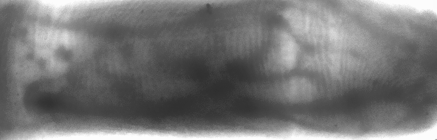
%> input picture matlab tests/dehazed_4.png, 437 x 140 px
$ octave recognize.m   (GNU Octave 9; MATLAB toolbox functions it lacks are replaced by stand-ins)
%> lines starting %> are read from the running program, lines starting %| are printed output that depends on the picture; in (x1, y1, x2, y2) boxes, pixels count from 0 and x2, y2 are one past the last pixel; in counts of white or black regions, pixels touching at a corner belong together; the program's own positions count from 1
### matlab tests/miura_usage.m
% Howto use the miura_* scripts.

function [img, overlay_max_curvature, overlay_repeated_line] = miura_usage(img, iterations, r, W)
%> called with img = 'dehazed_4.png', iterations = 3000, r = 1, W = 21

img = im2double(imread(img)); % Read the image
%> img: size 140x437 double; min 0.18, max 1, mean 0.463
%img = imresize(img,0.25);               % Downscale image

% Get the valid region, this is a binary mask which indicates the region of
% the finger. For quick testing it is possible to use something like:
% fvr = ones(size(img));
% The lee_region() function can be found here:
% http://www.mathworks.com/matlabcentral/fileexchange/35752-finger-region-localisation
%fvr = lee_region(img,4,40);    % Get finger region
fvr = ones(size(img));

%% Extract veins using maximum curvature method
sigma = 3; % Parameter
v_max_curvature = miura_max_curvature(img,fvr,sigma);

% Binarise the vein image
md = median(v_max_curvature(v_max_curvature>0));
v_max_curvature_bin = v_max_curvature > md;

%% Extract veins using repeated line tracking method
max_iterations = iterations; % Parameters
v_repeated_line = miura_repeated_line_tracking(img,fvr,max_iterations,r,W);

% Binarise the vein image
md = median(v_repeated_line(v_repeated_line>0));
v_repeated_line_bin = v_repeated_line > md;

%% Match
cw = 80; ch=30;
% Note that the match score is between 0 and 0.5
score = miura_match(double(v_repeated_line_bin), double(v_max_curvature_bin), cw, ch);
fprintf('Match score: %6.4f %%\n', score);

%% Visualise
% Overlay the extracted veins on the original image
overlay_max_curvature = zeros([size(img) 3]);
overlay_max_curvature(:,:,1) = img;
overlay_max_curvature(:,:,2) = img + 0.4*v_max_curvature_bin;
overlay_max_curvature(:,:,3) = img;

% Overlay the extracted veins on the original image
overlay_repeated_line = zeros([size(img) 3]);
overlay_repeated_line(:,:,1) = img;
overlay_repeated_line(:,:,2) = img + 0.4*v_repeated_line_bin;
overlay_repeated_line(:,:,3) = img;

% [19 lines of commented-out code are left out]

end

### matlab tests/miura_max_curvature.m
function veins = miura_max_curvature(img, fvr, sigma)
%> called with sigma = 3
% Maximum curvature method

% Parameters:
%  img    - Input vascular image
%  fvr    - Finger vein region
%  sigma  - Sigma used for determining derivatives

% Returns:
%  veins - Vein image

% Reference:
% Extraction of finger-vein patterns using maximum curvature points in
%   image profiles
% N. Miura, A. Nagasaka, and T. Miyatake
% IAPR conference on machine vision applications 9 (2005), pp. 347--350

% Author:  Bram Ton <b.t.ton@alumnus.utwente.nl>
% Date:    20th December 2011
% License: Simplified BSD License

% Changelog:
% 2012/01/10 - Speed enhancement by rewriting diag() functions
%              with linear indices.

% Construct filter kernels
winsize = ceil(4*sigma);
[X,Y] = meshgrid(-winsize:winsize, -winsize:winsize);

h = (1/(2*pi*sigma^2)).*exp(-(X.^2 + Y.^2)/(2*sigma^2));
hx = (-X/(sigma^2)).*h;
hxx = ((X.^2 - sigma^2)/(sigma^4)).*h;
hy = hx';
hyy = hxx';
hxy = ((X.*Y)/(sigma^4)).*h;

% Do the actual filtering
fx  = imfilter(img, hx,  'replicate', 'conv');
fxx = imfilter(img, hxx, 'replicate', 'conv');
fy  = imfilter(img, hy,  'replicate', 'conv');
fyy = imfilter(img, hyy, 'replicate', 'conv');
fxy = imfilter(img, hxy, 'replicate', 'conv');
f1  = 0.5*sqrt(2)*(fx + fy); % \
f2  = 0.5*sqrt(2)*(fx - fy); % /
f11 = 0.5*fxx + fxy + 0.5*fyy; % \\
f22 = 0.5*fxx - fxy + 0.5*fyy; % //
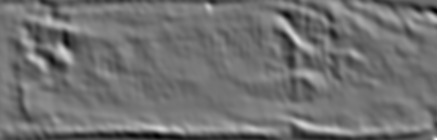
%> f22: size 140x437 double; min -0.00598, max 0.00754, mean 4.33e-05; drawn with min black and max white

[img_h, img_w] = size(img); % Image height and width
%> img_h = 140; img_w = 437

%% Calculate curvatures
k = zeros(img_h, img_w, 4);
k(:,:,1) = (fxx./((1 + fx.^2).^(3/2))).*fvr; % hor
k(:,:,2) = (fyy./((1 + fy.^2).^(3/2))).*fvr; % ver
k(:,:,3) = (f11./((1 + f1.^2).^(3/2))).*fvr; % \
k(:,:,4) = (f22./((1 + f2.^2).^(3/2))).*fvr; % /
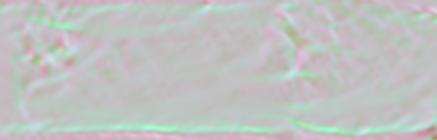
%> k: size 140x437x4 double; mean R, G, B, A -2.61e-05, 0.00011, 4.04e-05, 4.33e-05; transparent parts drawn white

%% Scores
%V = zeros(img_h, img_w, 4);
Vt = zeros(img_h, img_w, 4);
Wr = 0;

% Horizontal direction
bla = k(:,:,1) > 0;
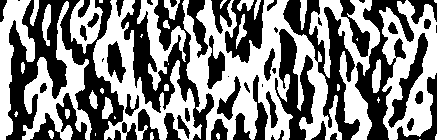
%> bla: size 140x437 logical; 51.4% white; 57 black regions (10 under 20 px), largest, box (x1, y1, x2, y2) and area: (6, 0, 124, 140) 6723, (121, 0, 214, 140) 4112, (283, 0, 360, 140) 3074
for y=1:img_h
    for x=1:img_w
        if(bla(y,x))
            Wr = Wr + 1;
        end

        if ( Wr > 0 && (x == img_w || ~bla(y,x)) )
            if (x == img_w)
                % Reached edge of image
                pos_end = x;
            else
                pos_end = x - 1;
            end

            pos_start = pos_end - Wr + 1; % Start pos of concave
            [~, I] = max(k(y, pos_start:pos_end,1));
            pos_max = pos_start + I - 1;
            Scr = k(y,pos_max,1)*Wr;
            %V(y,pos_max,1) = V(y,pos_max,1) + Scr;
            Vt(y,pos_max) = Vt(y,pos_max) + Scr;
            Wr = 0;
        end
    end
end
%> after the loop, I = 2; Scr = 0.00568; Wr = 0; pos_end = 437; pos_max = 437; pos_start = 436

% Vertical direction
bla = k(:,:,2) > 0;
%> bla: size 140x437 logical; 56.2% white; 26 black regions (5 under 20 px), largest, box (x1, y1, x2, y2) and area: (0, 5, 437, 102) 15855, (0, 123, 437, 140) 3252, (0, 0, 264, 9) 1172
for x=1:img_w
    for y=1:img_h
        if(bla(y,x))
            Wr = Wr + 1;
        end

        if ( Wr > 0 && (y == img_h || ~bla(y,x)) )
            if (x == img_h)
                % Reached edge of image
                pos_end = y;
            else
                pos_end = y - 1;
            end

            pos_start = pos_end - Wr + 1; % Start pos of concave
            [~, I] = max(k(pos_start:pos_end,x,2));
            pos_max = pos_start + I - 1;
            Scr = k(pos_max,x,2)*Wr;
            %V(pos_max,x,2) = V(pos_max,x,2) + Scr;
            Vt(pos_max,x) = Vt(pos_max,x) + Scr;
            Wr = 0;
        end
    end
end
%> Vt: size 140x437x4 double; mean R, G, B, A 0.00196, 0, 0, 0
%> after the loop, I = 1; Scr = -0.00143; pos_end = 139; pos_max = 139; pos_start = 139

% Direction: \
bla = k(:,:,3) > 0;
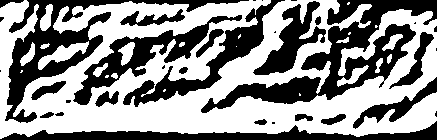
%> bla: size 140x437 logical; 56% white; 33 black regions (13 under 20 px), largest, box (x1, y1, x2, y2) and area: (201, 0, 437, 113) 7143, (5, 0, 249, 123) 5139, (0, 121, 437, 140) 3222
for start=1:(img_w+img_h-1)
    % Initial values
    if (start <= img_w)
        x = start;
        y = 1;
    else
        x = 1;
        y = start - img_w + 1;
    end
    done = false;

    while ~done
        if(bla(y,x))
            Wr = Wr + 1;
        end

        if ( Wr > 0 && (y == img_h || x == img_w || ~bla(y,x)) )
            if (y == img_h || x == img_w)
                % Reached edge of image
                pos_x_end = x;
                pos_y_end = y;
            else
                pos_x_end = x - 1;
                pos_y_end = y - 1;
            end
            pos_x_start = pos_x_end - Wr + 1;
            pos_y_start = pos_y_end - Wr + 1;

            %d = diag(k(pos_y_start:pos_y_end, pos_x_start:pos_x_end, 3));
            % More efficient implementation than diag(..)
            d = k(((pos_x_start-1)*img_h + pos_y_start + 2*img_w*img_h):(img_h + 1):((pos_x_end-1)*img_h + pos_y_end + 2*img_w*img_h));
            [~, I] = max(d);
            pos_x_max = pos_x_start + I - 1;
            pos_y_max = pos_y_start + I - 1;
            Scr = k(pos_y_max,pos_x_max,3)*Wr;
            %V(pos_y_max,pos_x_max,3) = V(pos_y_max,pos_x_max,3) + Scr;
            Vt(pos_y_max,pos_x_max) = Vt(pos_y_max,pos_x_max) + Scr;
            Wr = 0;
        end

        if((x == img_w) || (y == img_h))
            done = true;
        else
            x = x + 1;
            y = y + 1;
        end
    end
end
%> Vt: size 140x437x4 double; mean R, G, B, A 0.00286, 0, 0, 0
%> after the loop, Scr = -0.000179; d = -0.000179; pos_x_end = 2; pos_x_max = 2; pos_x_start = 2; pos_y_end = 140; pos_y_max = 140; pos_y_start = 140; x = 1; y = 140

% Direction: /
bla = k(:,:,4) > 0;
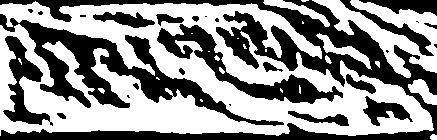
%> bla: size 140x437 logical; 55.5% white; 27 black regions (10 under 20 px), largest, box (x1, y1, x2, y2) and area: (0, 0, 437, 140) 12012, (0, 14, 284, 126) 6665, (157, 24, 343, 104) 3143
for start=1:(img_w+img_h-1)
    % Initial values
    if (start <= img_w)
        x = start;
        y = img_h;
    else
        x = 1;
        y = img_w+img_h-start;
    end
    done = false;

    while ~done
        if(bla(y,x))
            Wr = Wr + 1;
        end

        if ( Wr > 0 && (y == 1 || x == img_w || ~bla(y,x)) )
            if (y == 1 || x == img_w)
                % Reached edge of image
                pos_x_end = x;
                pos_y_end = y;
            else
                pos_x_end = x - 1;
                pos_y_end = y + 1;
            end
            pos_x_start = pos_x_end - Wr + 1;
            pos_y_start = pos_y_end + Wr - 1;

            %d = diag(flipud(k(pos_y_end:pos_y_start, pos_x_start:pos_x_end, 4)));
            % More efficient implementation than diag(flipud(..))
            d = k(((pos_x_start-1)*img_h + pos_y_start + 3*img_w*img_h):(img_h - 1):((pos_x_end-1)*img_h + pos_y_end + 3*img_w*img_h));
            [~, I] = max(d);
            pos_x_max = pos_x_start + I - 1;
            pos_y_max = pos_y_start - I + 1;
            Scr = k(pos_y_max,pos_x_max,4)*Wr;
            %V(pos_y_max,pos_x_max,4) = V(pos_y_max,pos_x_max,4) + Scr;
            Vt(pos_y_max,pos_x_max) = Vt(pos_y_max,pos_x_max) + Scr;
            Wr = 0;
        end

        if((x == img_w) || (y == 1))
            done = true;
        else
            x = x + 1;
            y = y - 1;
        end
    end
end
%> Vt: size 140x437x4 double; mean R, G, B, A 0.00377, 0, 0, 0
%> after the loop, Scr = 0.000169; d = 0.000169; pos_x_end = 1; pos_x_max = 1; pos_x_start = 1; pos_y_end = 6; pos_y_max = 6; pos_y_start = 6; x = 1; y = 1

%Vt = V(:,:,1) + V(:,:,2) + V(:,:,3) + V(:,:,4);

%% Connection of vein centres
Cd = zeros(img_h, img_w, 4);
for x=3:img_w-3
    for y=3:img_h-3
        Cd(y,x,1) = min(max(Vt(y,x+1),  Vt(y,x+2))  ,...
            max(Vt(y,x-1),  Vt(y,x-2)));   % Hor
        Cd(y,x,2) = min(max(Vt(y+1,x),  Vt(y+2,x))  ,...
            max(Vt(y-1,x),  Vt(y-2,x)));   % Vert
        Cd(y,x,3) = min(max(Vt(y-1,x-1),Vt(y-2,x-2)),...
            max(Vt(y+1,x+1),Vt(y+2,x+2))); % \
        Cd(y,x,4) = min(max(Vt(y+1,x-1),Vt(y+2,x-2)),...
            max(Vt(y-1,x+1),Vt(y-2,x+2))); % /
    end
end

veins = max(Cd,[],3);
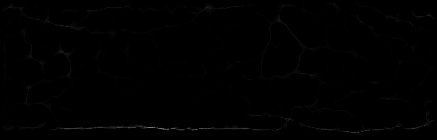
%> veins: size 140x437 double; min 0, max 0.473, mean 0.00341
%> in miura_usage, `md = median(v_max_curvature(v_max_curvature>0));`: md = 0.00754
%> in miura_usage, `v_max_curvature_bin = v_max_curvature > md;`: v_max_curvature_bin: size 140x437 logical; 10.1% white in thin lines or dots

% [46 lines of commented-out code are left out]

### matlab tests/miura_repeated_line_tracking.m
function veins = miura_repeated_line_tracking(img, fvr, iterations, r, W)
%> called with iterations = 3000, r = 1, W = 21
% Repeated line tracking

% Parameters:
%  img        - Input vascular image
%  fvr        - Binary image of the finger region
%  iterations - Maximum number of iterations
%  r - Distance between tracking point and cross section of the profile
%  W - Width of profile

% Returns:
%  veins - Vein image

% Reference:
% Feature extraction of finger vein patterns based on repeated line
%    tracking and its application to personal identification
% N. Miura, A. Nagasaka, and T. Miyatake
% Machine Vision and Applications, Volume 15, Number 4 (2004), pp. 194--203
% doi: 10.1007/s00138-004-0149-2

% Author:  Bram Ton <b.t.ton@alumnus.utwente.nl>
% Date:    20th December 2011
% License: Simplified BSD License

p_lr = 0.5;  % Probability of goin left or right
p_ud = 0.25; % Probability of going up or down
% writerObj = VideoWriter('peaks.avi');
% open(writerObj);
Tr = zeros(size(img));     % Locus space
bla = [-1,-1; -1,0; -1,1; 0,-1; 0,0; 0,1; 1,-1; 1,0; 1,1];

% Check if W is even
if (mod(W,2) == 0)
    disp('Error: W must be odd')
end
ro = round(r*sqrt(2)/2);   % r for oblique directions
hW = (W-1)/2;              % half width for horz. and vert. directions
hWo = round(hW*sqrt(2)/2); % half width for oblique directions

% Omit unreachable borders
fvr(1:r+hW,:) = 0;
%> fvr: size 140x437 double; values 0 (black) and 1 (white), 92.1% white; 1 black region, box (x1, y1, x2, y2) and area: (0, 0, 437, 11) 4807
fvr(end-(r+hW-1):end,:) = 0;
fvr(:,1:r+hW) = 0;
fvr(:,end-(r+hW-1):end) = 0;
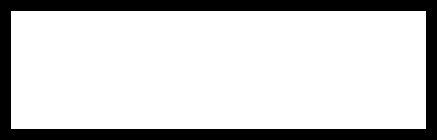
%> fvr: size 140x437 double; values 0 (black) and 1 (white), 80% white; 1 black region, box (x1, y1, x2, y2) and area: (0, 0, 437, 140) 12210

%% Uniformly distributed starting points
indices = find(fvr > 0);
%> indices = 48970 values from 1552 to 59629
a = randperm(length(indices));
a = a(1:iterations); % Limit to number of iterations
[ys, xs] = ind2sub(size(img), indices(a));
%ys = [200;20];% LET OP
%xs=  [200;200];% LET OP

%% Iterate through all starting points
for it = 1:size(ys,1)
    xc = xs(it); % Current tracking point, x
    yc = ys(it); % Current tracking point, y

    % Determine the moving-direction attributes
    % Going left or right ?
    if rand() >= 0.5
        Dlr = -1;  % Going left
    else
        Dlr = 1; % Going right
    end

    % Going up or down ?
    if rand() >= 0.5
        Dud = -1;  % Going up
    else
        Dud = 1; % Going down
    end

    % Initialize locus-positition table Tc
    Tc = false(size(img));

    %Dlr = -1; Dud=-1;% LET OP
    Vl = 1;
    while Vl > 0;
        %% Determine the moving candidate point set Nc
        Nr = false(3);
        Rnd = rand();
        %Rnd = 0.8;% LET OP
        if Rnd < p_lr
            % Going left or right
            Nr(:,2+Dlr) = true;
        elseif (Rnd >= p_lr) && (Rnd < p_lr + p_ud)
            % Going up or down
            Nr(2+Dud,:) = true;
        else
            % Going any direction
            Nr = true(3);
            Nr(2,2) = false;
        end

        tmp = find( ~Tc(yc-1:yc+1,xc-1:xc+1) & Nr & fvr(yc-1:yc+1,xc-1:xc+1) );
        Nc =[xc + bla(tmp,1), yc + bla(tmp,2)];

        if size(Nc,1)==0
            Vl=-1;
            continue
        end

        %% Detect dark line direction near current tracking point
        Vdepths = zeros(size(Nc,1),1); % Valley depths
        for i = 1:size(Nc,1)
            % Horizontal or vertical
            if Nc(i,2) == yc
                % Horizontal plane
                yp = Nc(i,2);
                if Nc(i,1) > xc
                    % Right direction
                    xp = Nc(i,1) + r;
                else
                    % Left direction
                    xp = Nc(i,1) - r;
                end

                Vdepths(i) = img(yp + hW, xp) - ...
                    2*img(yp,xp) + ...
                    img(yp - hW, xp);
            elseif Nc(i,1) == xc
                % Vertical plane
                xp = Nc(i,1);
                if Nc(i,2) > yc
                    % Down direction
                    yp = Nc(i,2) + r;
                else
                    % Up direction
                    yp = Nc(i,2) - r;
                end

                Vdepths(i) = img(yp, xp + hW) - ...
                    2*img(yp,xp) + ...
                    img(yp, xp - hW);
            end

            % Oblique directions
            if ((Nc(i,1) > xc) && (Nc(i,2) < yc)) || ((Nc(i,1) < xc) && (Nc(i,2) > yc))
                % Diagonal, up /
                if Nc(i,1) > xc && Nc(i,2) < yc
                    % Top right
                    xp = Nc(i,1) + ro;
                    yp = Nc(i,2) - ro;
                else
                    % Bottom left
                    xp = Nc(i,1) - ro;
                    yp = Nc(i,2) + ro;
                end

                Vdepths(i) = img(yp - hWo, xp - hWo) - ...
                    2*img(yp,xp) + ...
                    img(yp + hWo, xp + hWo);
            else
                % Diagonal, down \
                if Nc(i,1) < xc && Nc(i,2) < yc
                    % Top left
                    xp = Nc(i,1) - ro;
                    yp = Nc(i,2) - ro;
                else
                    % Bottom right
                    xp = Nc(i,1) + ro;
                    yp = Nc(i,2) + ro;
                end

                Vdepths(i) = img(yp + hWo, xp - hWo) - ...
                    2*img(yp,xp) + ...
                    img(yp - hWo, xp + hWo);
            end
        end %  End search of candidates

        [~, index] = max(Vdepths); %  Determine best candidate

        % Register tracking information
        Tc(yc, xc) = true;

        % Increase value of tracking space
        Tr(yc, xc) = Tr(yc, xc) + 1;
        %writeVideo(writerObj,Tr);

        % Move tracking point
        xc = Nc(index, 1);
        yc = Nc(index, 2);
    end
end
veins = Tr;

### matlab tests/recognize.m
%> (the run ends here)
